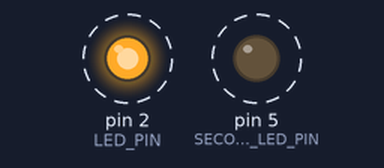
Bench run of a sketch on a simulated Arduino Uno, built with avr-gcc and run on an emulated ATmega328P. Shown: output pins drawn as LEDs (lit = HIGH). Dashed ring = blinking.

Above: at 0.2 s.
Timing chart, 0 to 3.0 s (numbered marks = the images above):
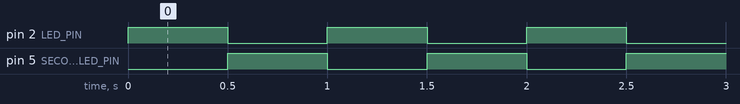

The sketch:

BlinkWithLED.ino
```cpp
const int LED_PIN = 2;
const int SECOND_LED_PIN = 5;
void setup() {
  // initialize digital pin LED_BUILTIN as an output.
  pinMode(LED_PIN, OUTPUT);
  pinMode(SECOND_LED_PIN, OUTPUT);
}

// the loop function runs over and over again forever
void loop() {
  digitalWrite(LED_PIN, HIGH);  // turn the LED on (HIGH is the voltage level)
  digitalWrite(SECOND_LED_PIN, LOW);  // turn the LED on (HIGH is the voltage level)
  delay(500);                      // wait for a second
  digitalWrite(LED_PIN, LOW);   // turn the LED off by making the voltage LOW
  digitalWrite(SECOND_LED_PIN, HIGH);   // turn the LED off by making the voltage LOW
  delay(500);                      // wait for a second
}
```

Measured:
- by itself, pin 2 (LED_PIN), pin 5 (SECOND_LED_PIN): alternates HIGH for 0.50 s and LOW for 0.50 s
